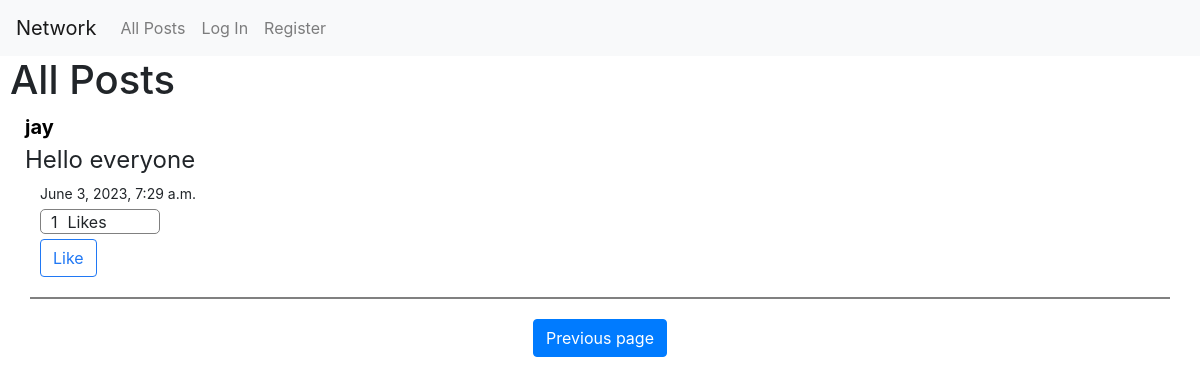
Screenshot of /?page=2 with the database file from the repository.
### network/models.py (models this page shows)
class Post(models.Model):
    user = models.ForeignKey("User", on_delete=models.CASCADE, related_name="poster")
    likes = models.ManyToManyField("User", related_name="liked_posts")
    timestamp = models.DateTimeField(auto_now_add=True)
    content = models.TextField(blank=True, null=False)

class User(AbstractUser):
    pass

### network/views.py (the view)
# urls.py: path("", views.index, name="index"),
def index(request):
    allPosts = Post.objects.all().order_by("-timestamp")
    paginator = Paginator(allPosts, 10)
    pageNum = request.GET.get("page")
    pages = paginator.get_page(pageNum)
    return render(request, "network/index.html", {"posts": allPosts, "pages": pages})

### network/templates/network/index.html (shortened to what this page needs)
{% extends "network/layout.html" %}
{% load static %}
{% block body %}
    <h1 style="margin-left: 10px">All Posts</h1>
    <div>
        {% for post in pages %}
            <a style="font-size: 20px; font-weight: bold; color: black; text-decoration: none;" href="{% url 'profile' post.user.id %}"><p style="margin: 0 0 0 25px;"> {{ post.user }} </p></a>
            <div style="display: flex; flex-direction: column">
                <div style="margin: 0px 0 5px 25px; font-size: 24px; font-weight: medium" class="card-text content" id="content{{ post.id }}">{{ post.content }}</div>
                <p style="font-size: 14px; margin: 0px 0 5px 40px"> {{ post.timestamp }} </p>
            </div>
            <div style="border-radius: 5px; display: flex; margin: 0 0 5px 40px; width: 10%; padding-left: 10px; height: 25px; border: 1px solid gray;">
                <div style="margin-right: 10px;" id="likes{{ post.id }}">{{ post.likes.all.count }}</div>
                Likes
            </div>
            {% if user.is_authenticated %}
                <button data-postid="{{ post.id }}" class="btn post-btn like" style="border: 1px solid rgb(32, 120, 244); margin-left: 40px; display: inline-block;">
                    {% if user in post.likes.all %}
                        <script>
                            document.querySelectorAll('button[class]').forEach(btn => {
                                btn.style.background = 'rgb(32, 120, 244)';
                                btn.style.color = 'white';
                            });
                        </script>
                        Unlike
                    {% else %}
                        Like
                    {% endif %}
                </button>
            {% else %}
                <a class="btn like" style="margin-left: 40px; background: white; border: 1px solid rgb(32, 120, 244); color:rgb(32, 120, 244); display: inline-block;" href="{% url 'login' %}">Like</a>
            {% endif %}
            <hr style="border: 1px solid gray; margin: 20px 30px;" >
        {% empty %}
            <p>No posts available</p>
        {% endfor %}
    </div>
    {% if pages.has_previous %}
    <div style="width: 100%; display: flex; justify-content: center; align-items: center;">
        <a class="btn btn-primary" style="text-decoration: none;" href="?page={{ pages.previous_page_number }}">Previous page</a>
    </div>
    {% endif %}
{% endblock %}

### rows the page displays
Post: user "jay", content "Hello everyone", timestamp "June 3, 2023, 7:29 a.m.", likes.all.count "1"
